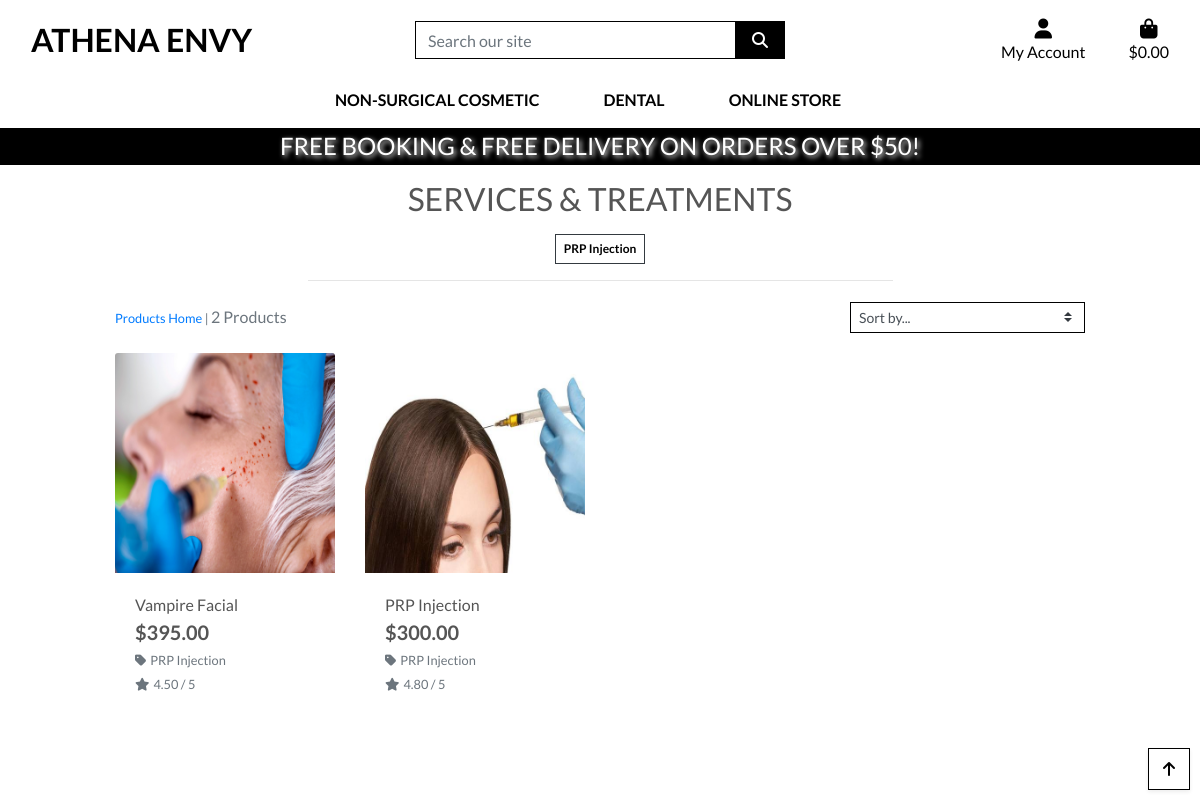
The page /products/?category=prp_injection (signed in) on the database its author committed.
### products/models.py (models this page shows, shortened)
class Category(models.Model):
    class Meta:
        verbose_name_plural = 'Categories'
    name = models.CharField(max_length=254)
    friendly_name = models.CharField(max_length=254, null=True, blank=True)

class Product(models.Model):
    category = models.ForeignKey('Category', null=True, blank=True, on_delete=models.SET_NULL)
    sku = models.CharField(max_length=254, null=True, blank=True)
    name = models.CharField(max_length=254)
    description = models.TextField()
    price = models.DecimalField(max_digits=6, decimal_places=2)
    rating = models.DecimalField(max_digits=6, decimal_places=2, null=True, blank=True)
    image_url = models.URLField(max_length=1024, null=True, blank=True)
    image = models.ImageField(null=True, blank=True)

### products/views.py (the view, shortened to what this page needs)
# urls.py: path('', views.all_products, name='products'),
def all_products(request):
    products = Product.objects.all()
    query = None
    categories = None
    sort = None
    direction = None
    if request.GET:
        if 'category' in request.GET:
            categories = request.GET['category'].split(',')
            products = products.filter(category__name__in=categories)
            categories = Category.objects.filter(name__in=categories)
    current_sorting = f'{sort}_{direction}'
    context = {
        'products': products,
        'search_term': query,
        'current_categories': categories,
        'current_sorting': current_sorting,
    }
    return render(request, 'products/products.html', context)

### bag/contexts.py (called while the page is built, shortened)
def bag_contents(request):
    bag_items = []
    total = 0
    product_count = 0
    bag = request.session.get('bag', {})
    if total < settings.FREE_DELIVERY_THRESHOLD:
        delivery = total * Decimal(settings.STANDARD_DELIVERY_PERCENTAGE / 100)
        free_delivery_delta = settings.FREE_DELIVERY_THRESHOLD - total
    else:
        delivery = 0
        free_delivery_delta = 0
    grand_total = delivery + total
    context = {
        'bag_items': bag_items,
        'total': total,
        'product_count': product_count,
        'delivery': delivery,
        'free_delivery_delta': free_delivery_delta,
        'free_delivery_threshold': settings.FREE_DELIVERY_THRESHOLD,
        'grand_total': grand_total,
    }
    return context

### products/templates/products/products.html (shortened to what this page needs)
{% extends "base.html" %}
{% load static %}
{% block page_header %}
    <div class="container header-container">
    </div>
{% endblock %}
{% block content %}
    <div class="overlay"></div>
    <div class="container-fluid">
        <div class="row">
            <div class="col text-center mt-3">
                <h2 class="logo-font">Services & Treatments</h2>
                {% for c in current_categories %}
                    <a class="category-badge text-decoration-none" href="{% url 'products' %}?category={{ c.name }}">
                        <span class="p-2 mt-2 badge badge-white text-black rounded-0 border border-dark">{{ c.friendly_name }}</span>
                    </a>
                {% endfor %}
                <hr class="w-50 mb-1">
            </div>
        </div>
        <div class="row">
            <div class="product-container col-10 offset-1">
                <div class="row mt-1 mb-2">
                    <div class="col-12 col-md-6 my-auto order-md-last d-flex justify-content-center justify-content-md-end">
                        <div class="sort-select-wrapper w-50">
                            <select id="sort-selector" class="custom-select custom-select-sm rounded-0 border border-{% if current_sorting != 'None_None' %}info{% else %}black{% endif %}">
                                <option value="reset" {% if current_sorting == 'None_None' %}selected{% endif %}>Sort by...</option>
                            </select>
                        </div>
                    </div>
                    <div class="col-12 col-md-6 order-md-first">
                        <p class="text-muted mt-3 text-center text-md-left">
                            {% if search_term or current_categories or current_sorting != 'None_None' %}
                                <span class="small"><a href="{% url 'products' %}">Products Home</a> | </span>
                            {% endif %}
                            {{ products|length }} Products{% if search_term %} found for <strong>"{{ search_term }}"</strong>{% endif %}
                        </p>
                    </div>
                </div>
                <div class="row">
                    {% for product in products %}
                        <div class="col-sm-6 col-md-6 col-lg-4 col-xl-3">
                            <div class="card h-100 border-0">
                                {% if product.image %}
                                <a href="{% url 'product_detail' product.id %}">
                                    <img class="card-img-top img-fluid" src="{{ product.image.url }}" alt="{{ product.name }}">
                                </a>
                                {% else %}
                                <a href="{% url 'product_detail' product.id %}">
                                    <img class="card-img-top img-fluid" src="{{ MEDIA_URL }}noimage.png" alt="{{ product.name }}">
                                </a>
                                {% endif %}
                                <div class="card-body pb-0">
                                    <p class="mb-0">{{ product.name }}</p>
                                </div>
                                <div class="card-footer bg-white pt-0 border-0 text-left">
                                    <div class="row">
                                        <div class="col">
                                            <p class="lead mb-0 text-left font-weight-bold">${{ product.price }}</p>
                                            {% if product.category %}
                                            <p class="small mt-1 mb-0">
                                                <a class="text-muted" href="{% url 'products' %}?category={{ product.category.name }}">
                                                    <i class="fas fa-tag mr-1"></i>{{ product.category.friendly_name }}
                                                </a>
                                            </p>
                                            {% endif %}
                                            {% if product.rating %}
                                                <small class="text-muted"><i class="fas fa-star mr-1"></i>{{ product.rating }} / 5</small>
                                            {% else %}
                                                <small class="text-muted">No Rating</small>
                                            {% endif %}
                                        </div>
                                    </div>
                                </div>
                            </div>
                        </div>
                    {% endfor %}
                </div>
            </div>
        </div>
    </div>
    <div class="btt-button shadow-sm rounded-0 border border-black">
        <a class="btt-link d-flex h-100">
            <i class="fas fa-arrow-up text-black mx-auto my-auto"></i>
        </a>
    </div>
{% endblock %}

### static/css/base.css (style rules this page uses)
html { height: 100%; }
body { background: url('/media/header.jpg') no-repeat center center fixed; background-size: cover; height: calc(100vh - 164px); color: #555; font-family: 'Lato'; }
.logo-font { text-transform: uppercase; text-shadow: 2px 2px 5px white; }
.text-black { color: #000 !important; }
.border-black { border: 1px solid black !important; }
.overlay { height: 100%; width: 100%; top: 0; left: 0; position: fixed; background: white; z-index: -1; }
.btt-button { height: 42px; width: 42px; position: fixed; bottom: 10px; right: 10px; }
.btt-link, .update-link, .remove-item { cursor: pointer; }
@media (min-width: 1200px) { .container { max-width: 80%; } }
@media (min-width: 992px) { .header-container { padding-top: 164px; } }

### rows shown on the page
Category: friendly_name "PRP Injection"
Product: image (picture), name "Vampire Facial", price "395.00", category.friendly_name "PRP Injection", rating "4.50"
Product: image (picture), name "PRP Injection", price "300.00", category.friendly_name "PRP Injection", rating "4.80"

### other values the page prints
{{ free_delivery_threshold }} "50"
{{ products|length }} "2"
